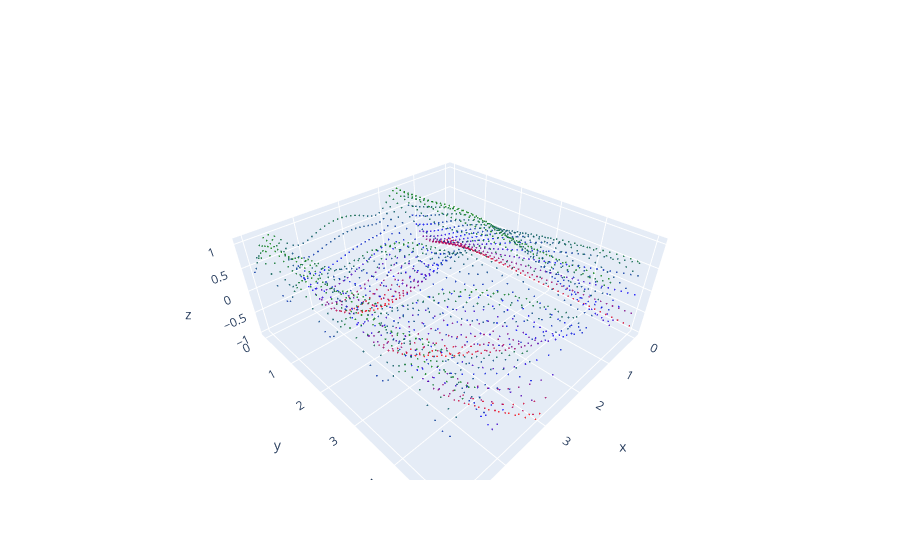

The cell this chart's notebook holds for it:
### Code cell
import numpy as np
import plotly.graph_objects as go
x = np.linspace(0, 5, 50) # x 값 격자
y = np.linspace(0, 5, 40) # y값 격자

X, Y = np.meshgrid(x, y) ## 이 함수를 이해하는 것이 중요 

def f(x, y):
    return np.sin(x) ** 10 + np.cos(10 + y * x) * np.cos(x) 

Z = f(X, Y)
# 측정된 선 그리기
fig = go.Figure(data=[
    go.Scatter3d(
        x=X.ravel(),
        y=Y.ravel(),
        z=Z.ravel(),
        mode="markers",
        marker=dict(
            size=1,
            color=Z.ravel(),            # 색을 Z값에 따라 지정 (원하는 경우)
            colorscale=[[0, "red"], [0.5, "blue"],[1,"green"]],
            opacity=0.8
        )
    )
])

fig.show()

### Figure 1 — Plotly figure (JSON) as saved in the notebook; plotly's stock layout.template omitted (floating-point values rounded to 4 significant figures; data arrays with more than 128 entries replaced by an {"elided": "..."} marker saying what was removed)
{"data": [{"marker": {"color": {"elided": "2000 float values"}, "colorscale": [[0, "red"], [0.5, "blue"], [1, "green"]], "opacity": 0.8, "size": 1}, "mode": "markers", "type": "scatter3d", "x": {"elided": "2000 float values"}, "y": {"elided": "2000 float values"}, "z": {"elided": "2000 float values"}}], "layout": {}}
